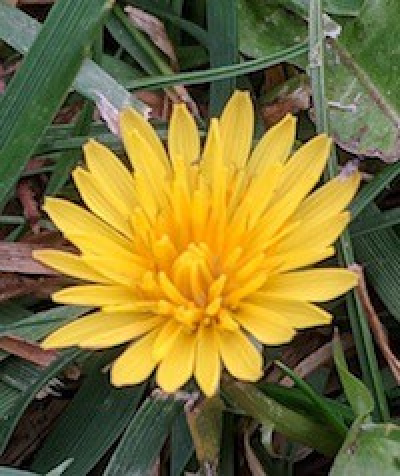
#> input picture Lab8_EdgeDetection/flower.png, 400 x 476 px
$ jupyter execute lab8.ipynb   (older library calls are emulated)
#> lines starting #> are read from the running program, lines starting #| are printed output that depends on the picture
[cell 1]
import cv2
import numpy as np
import matplotlib.pyplot as plt

[cell 2]
# Load an image
image = cv2.imread('flower.png', 0)
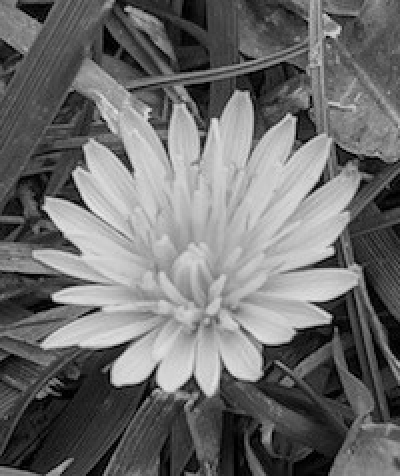
#> image: shape (476, 400); min 0, max 235, mean 109.3
# Apply Sobel filter
sobel_x = cv2.Sobel(image, cv2.CV_64F, 1, 0, ksize=3) # Horizontal edges
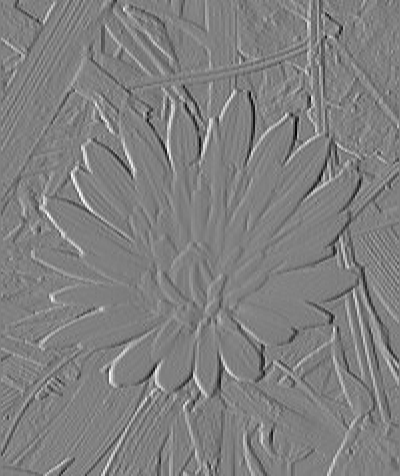
#> sobel_x: shape (476, 400) float64; min -530, max 523, mean 0; drawn with min black and max white
sobel_y = cv2.Sobel(image, cv2.CV_64F, 0, 1, ksize=3) # Vertical edges
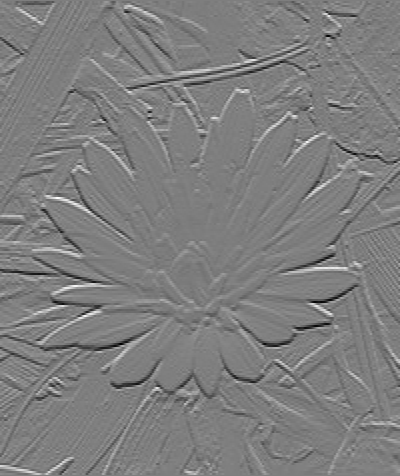
#> sobel_y: shape (476, 400) float64; min -571, max 580, mean 0; drawn with min black and max white
# Combine Sobel X and Y
sobel_combined = cv2.sqrt(sobel_x**2 + sobel_y**2)
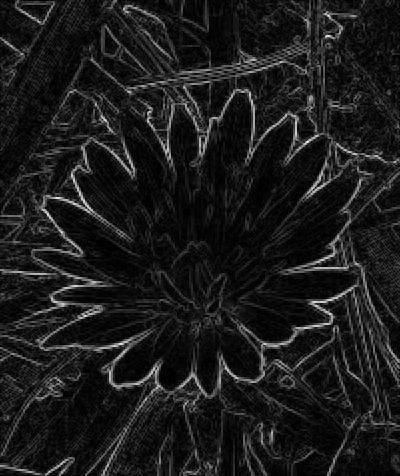
#> sobel_combined: shape (476, 400) float64; min 0, max 654.2, mean 71.7; drawn with min black and max white
# Convert to 8-bit image
sobel_combined = cv2.convertScaleAbs(sobel_combined)
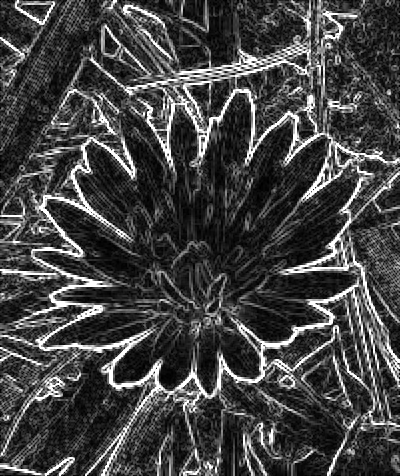
#> sobel_combined: shape (476, 400); min 0, max 255, mean 68
# Display result
# cv2.imshow("Sobel Edge Detection", sobel_combined)
# cv2.waitKey(0)
# cv2.destroyAllWindows()
# Create figure with subplots
plt.figure(figsize=(15, 10))

# Original image
plt.subplot(2, 2, 1)
plt.imshow(image, cmap='gray')
plt.title('Original Image')
plt.axis('off')

# Sobel X
plt.subplot(2, 2, 2)
plt.imshow(cv2.convertScaleAbs(sobel_x), cmap='gray')
plt.title('Sobel X (Horizontal Edges)')
plt.axis('off')

# Sobel Y
plt.subplot(2, 2, 3)
plt.imshow(cv2.convertScaleAbs(sobel_y), cmap='gray')
plt.title('Sobel Y (Vertical Edges)')
plt.axis('off')

# Combined Sobel
plt.subplot(2, 2, 4)
plt.imshow(sobel_combined, cmap='gray')
plt.title('Combined Sobel Edges')
plt.axis('off')

plt.tight_layout()
plt.show()
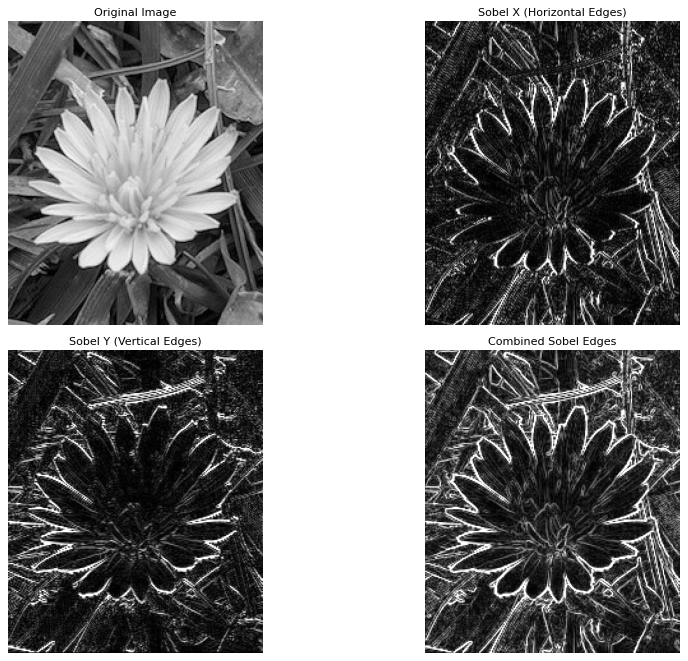
#> figure drawn by matplotlib, 4 panels

[cell 3]
# change ksize to 5
# Load an image
image = cv2.imread('flower.png', 0)
# Apply Sobel filter
sobel_x = cv2.Sobel(image, cv2.CV_64F, 1, 0, ksize=5) # Horizontal edges
sobel_y = cv2.Sobel(image, cv2.CV_64F, 0, 1, ksize=5) # Vertical edges
# Combine Sobel X and Y
sobel_combined = cv2.sqrt(sobel_x**2 + sobel_y**2)
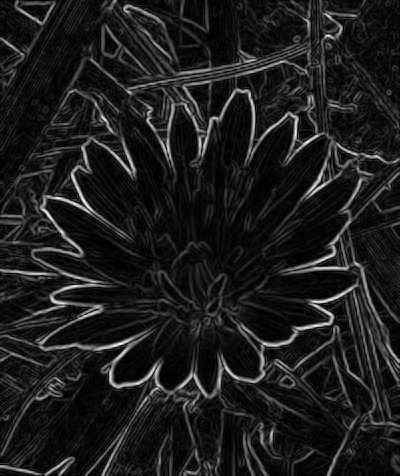
#> sobel_combined: shape (476, 400) float64; min 0, max 7775.9, mean 909.7; drawn with min black and max white
# Convert to 8-bit image
sobel_combined = cv2.convertScaleAbs(sobel_combined)
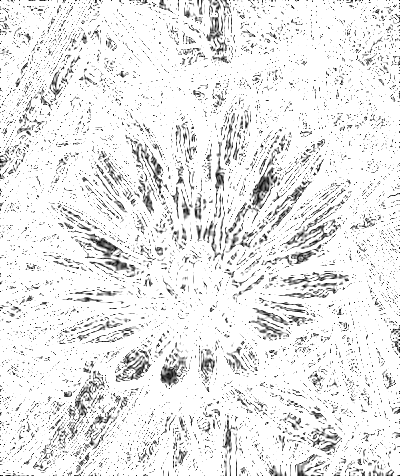
#> sobel_combined: shape (476, 400); min 0, max 255, mean 233.5
# Display result
# cv2.imshow("Sobel Edge Detection", sobel_combined)
# cv2.waitKey(0)
# cv2.destroyAllWindows()
# Create figure with subplots
plt.figure(figsize=(15, 10))

# Original image
plt.subplot(2, 2, 1)
plt.imshow(image, cmap='gray')
plt.title('Original Image')
plt.axis('off')

# Sobel X
plt.subplot(2, 2, 2)
plt.imshow(cv2.convertScaleAbs(sobel_x), cmap='gray')
plt.title('Sobel X (Horizontal Edges)')
plt.axis('off')

# Sobel Y
plt.subplot(2, 2, 3)
plt.imshow(cv2.convertScaleAbs(sobel_y), cmap='gray')
plt.title('Sobel Y (Vertical Edges)')
plt.axis('off')

# Combined Sobel
plt.subplot(2, 2, 4)
plt.imshow(sobel_combined, cmap='gray')
plt.title('Combined Sobel Edges')
plt.axis('off')

plt.tight_layout()
plt.show()
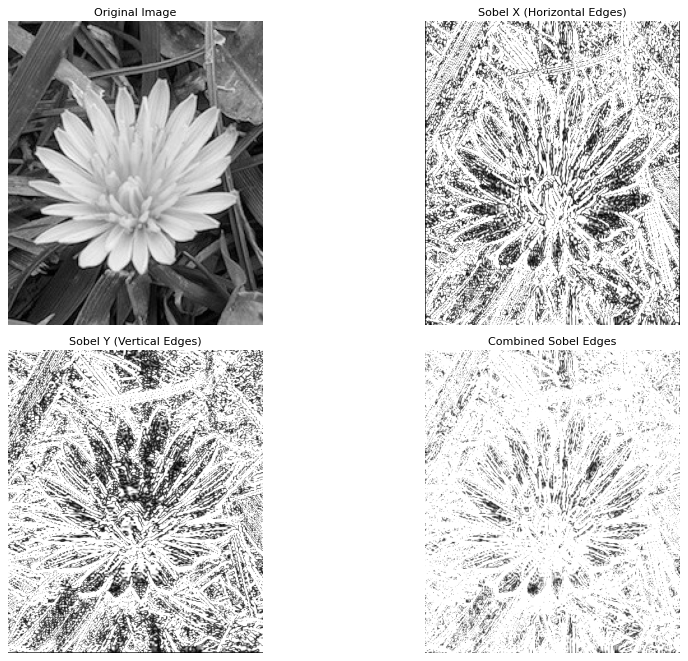
#> figure drawn by matplotlib, 4 panels

[cell 4]
# Apply Canny edge detection
edges = cv2.Canny(image, 100, 200)
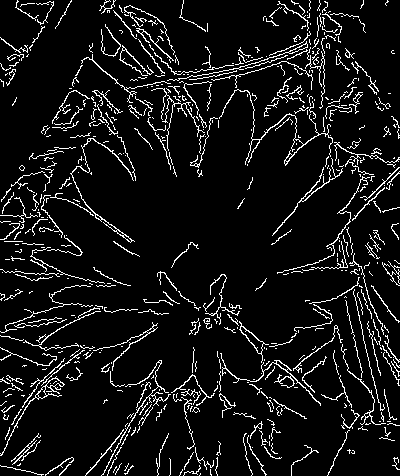
#> edges: shape (476, 400); 8.1% white in thin lines or dots

# Display result
# cv2.imshow("Canny Edge Detection", edges)
# cv2.waitKey(0)
# cv2.destroyAllWindows()

# Create figure
plt.figure(figsize=(12, 5))

# Original image
plt.subplot(1, 2, 1)
plt.imshow(image, cmap='gray')
plt.title('Original Image')
plt.axis('off')

# Canny edges
plt.subplot(1, 2, 2)
plt.imshow(edges, cmap='gray')
plt.title('Canny Edge Detection')
plt.axis('off')

plt.tight_layout()
plt.show()
